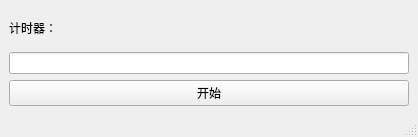
<?xml version="1.0" encoding="UTF-8"?>
<ui version="4.0">
 <class>MainWindow_5d1</class>
 <widget class="QMainWindow" name="MainWindow_5d1">
  <property name="geometry">
   <rect>
    <x>0</x>
    <y>0</y>
    <width>418</width>
    <height>137</height>
   </rect>
  </property>
  <property name="windowTitle">
   <string>UDP服务器</string>
  </property>
  <widget class="QWidget" name="centralwidget">
   <layout class="QVBoxLayout" name="verticalLayout">
    <item>
     <widget class="QLabel" name="label">
      <property name="text">
       <string>计时器：</string>
      </property>
     </widget>
    </item>
    <item>
     <widget class="QLineEdit" name="lineEdit">
      <property name="minimumSize">
       <size>
        <width>400</width>
        <height>0</height>
       </size>
      </property>
     </widget>
    </item>
    <item>
     <widget class="QPushButton" name="pushButton">
      <property name="text">
       <string>开始</string>
      </property>
     </widget>
    </item>
   </layout>
  </widget>
  <widget class="QMenuBar" name="menubar">
   <property name="geometry">
    <rect>
     <x>0</x>
     <y>0</y>
     <width>418</width>
     <height>21</height>
    </rect>
   </property>
  </widget>
  <widget class="QStatusBar" name="statusbar"/>
 </widget>
 <resources/>
 <connections/>
</ui>
